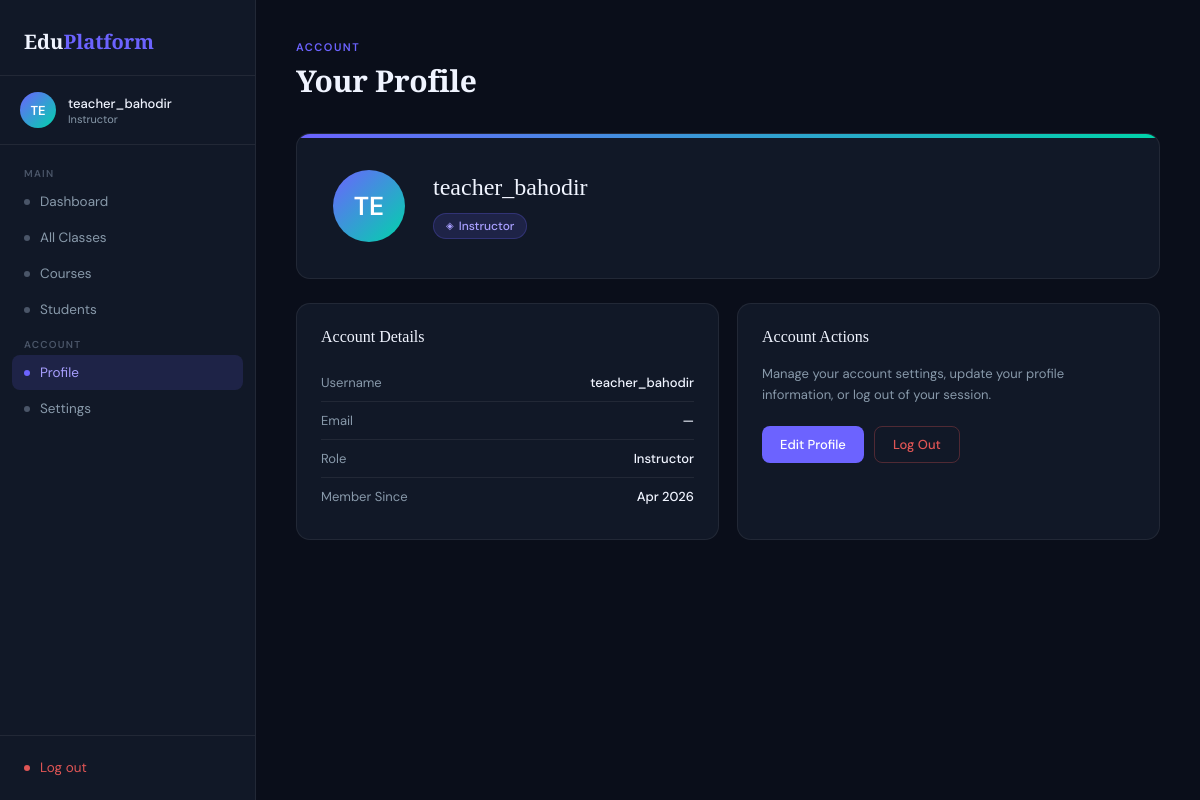
Screenshot of /teacher/profile/ (signed in) with the database file from the repository.
### accounts/models.py (models this page shows)
class User(AbstractUser):
    ROLE_CHOICE= (
        ('student', 'Student'),
        ('teacher', 'Teacher')
    )
    role =models.CharField(max_length = 10, choices= ROLE_CHOICE)

### teacher/views.py (the view)
# urls.py: path('profile/', views.teacher_profile, name='profile'),
def teacher_profile(request):
    if not request.user.is_authenticated:
        return redirect('accounts:login')
    elif request.user.role != 'teacher':
        return redirect('accounts:login')
    return render(request, 'teacher/profile.html')

### teacher/templates/teacher/profile.html (shortened to what this page needs)
<!DOCTYPE html>
<html lang="en">
<head>
</head>
<body>
<aside class="sidebar">
  <div class="sidebar-logo">
    <div class="logo-text">Edu<span>Platform</span></div>
  </div>
  <div class="sidebar-user">
    <div class="avatar">{{ user.username|slice:":2"|upper }}</div>
    <div>
      <div class="user-name">{{ user.username }}</div>
      <div class="user-role">Instructor</div>
    </div>
  </div>
  <nav class="sidebar-nav">
    <div class="nav-label">Main</div>
    <a href="{% url 'teacher:dashboard' %}" class="nav-item"><span class="nav-dot"></span> Dashboard</a>
    <a href="{% url 'teacher:allclasses' %}" class="nav-item"><span class="nav-dot"></span> All Classes</a>
    <a href="{% url 'teacher:courses' %}" class="nav-item"><span class="nav-dot"></span> Courses</a>
    <a href="{% url 'teacher:students' %}" class="nav-item"><span class="nav-dot"></span> Students</a>
    <div class="nav-label">Account</div>
    <a href="{% url 'teacher:profile' %}" class="nav-item active"><span class="nav-dot"></span> Profile</a>
    <a href="{% url 'teacher:settings' %}" class="nav-item"><span class="nav-dot"></span> Settings</a>
  </nav>
  <div class="sidebar-footer">
    <a href="{% url 'accounts:logout' %}" class="nav-item" style="color:#e05555;"><span class="nav-dot" style="background:#e05555;"></span> Log out</a>
  </div>
</aside>
<main class="main">
  <div class="page-eyebrow">Account</div>
  <h1 class="page-title">Your Profile</h1>
  <div class="profile-hero">
    <div class="profile-avatar">{{ user.username|slice:":2"|upper }}</div>
    <div class="profile-info">
      <h2>{{ user.username }}</h2>
      <div class="profile-badge">Instructor</div>
    </div>
  </div>
  <div class="two-col">
    <div class="card">
      <div class="card-title">Account Details</div>
      <div class="info-row">
        <span class="info-key">Username</span>
        <span class="info-val">{{ user.username }}</span>
      </div>
      <div class="info-row">
        <span class="info-key">Email</span>
        <span class="info-val">{{ user.email|default:"—" }}</span>
      </div>
      <div class="info-row">
        <span class="info-key">Role</span>
        <span class="info-val">Instructor</span>
      </div>
      <div class="info-row">
        <span class="info-key">Member Since</span>
        <span class="info-val">{{ user.date_joined|date:"M Y"|default:"—" }}</span>
      </div>
    </div>
    <div class="card">
      <div class="card-title">Account Actions</div>
      <p style="font-size: 13px; color: var(--text-secondary); line-height: 1.6; margin-bottom: 16px;">Manage your account settings, update your profile information, or log out of your session.</p>
      <div class="actions-row">
        <a href="{% url 'teacher:settings' %}" class="btn btn-primary">Edit Profile</a>
        <a href="{% url 'accounts:logout' %}" class="btn btn-danger">Log Out</a>
      </div>
    </div>
  </div>
</main>
</body>
</html>

### rows the page displays
User: username "TE", username "teacher_bahodir", email "—", date_joined "Apr 2026"
